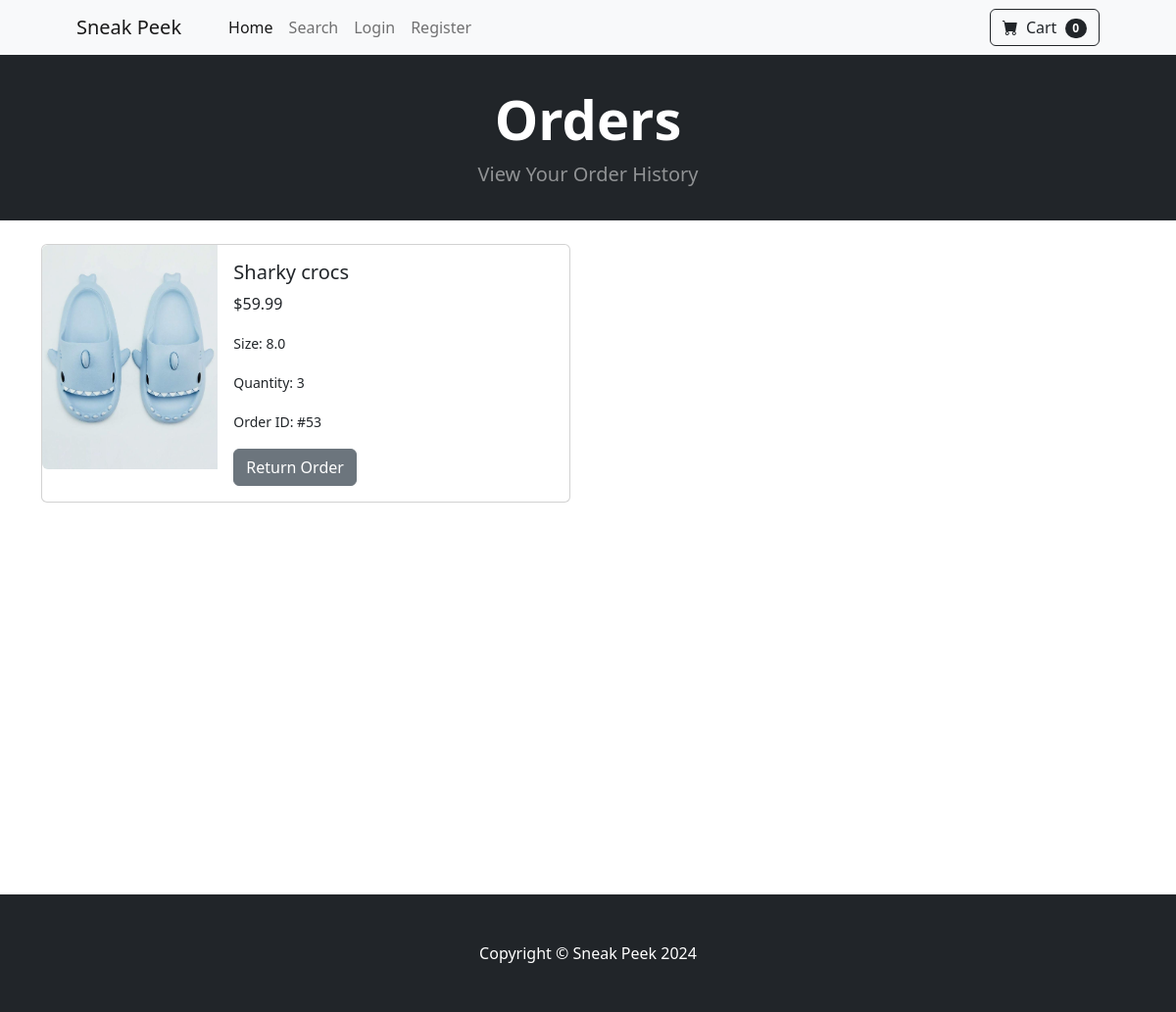
Screenshot of /orderhistory/18 with the database file from the repository.
### sneakpeek/models.py (models this page shows, shortened)
class OrderItem(models.Model):
    order = models.ForeignKey(Order, on_delete=models.CASCADE, null=True)
    product = models.ForeignKey(Product, on_delete=models.CASCADE, null=True, blank=True)
    customer = models.ForeignKey(User, on_delete=models.CASCADE)
    seller_id = models.IntegerField(default=1)
    size = models.DecimalField(max_digits=2, decimal_places=1, null=True)
    quantity = models.PositiveBigIntegerField(default=1)
    price = models.DecimalField(max_digits=7, decimal_places=2)

class Product(models.Model):
    name = models.CharField(max_length=100)
    price = models.DecimalField(default=0, decimal_places=2, max_digits=6)
    quantity = models.IntegerField(default=1)
    category = models.ForeignKey(Category, on_delete=models.CASCADE, default=1)
    seller = models.ForeignKey(User, on_delete=models.CASCADE, default=1)
    brand = models.CharField(max_length=100, null=True)
    description = models.CharField(max_length=250, default='', blank=True, null=True)
    image = models.ImageField(upload_to='uploads/product/')
    approved = models.BooleanField(null=True)

class Order(models.Model):
    customer = models.ForeignKey(User, on_delete=models.CASCADE, null=True, blank=True)
    shipping_full_name = models.CharField(max_length=250, null=True, blank=True)
    email = models.EmailField(max_length=50, null=True, blank=True)
    date_ordered = models.DateField(auto_now_add=True, null=True, blank=True)
    amount_paid = models.DecimalField(max_digits=7, decimal_places=2, default=0)
    shipping_address = models.TextField(max_length=2000, default='', blank=True)
    billing_full_name = models.CharField(max_length=250, null=True, blank=True)
    billing_address = models.TextField(max_length=2000, default='', blank=True)
    card_number = models.CharField(max_length = 16, default='', blank=True)

### sneakpeek/views.py (the view)
# urls.py: path('orderhistory/<int:pk>', views.order_history, name='orderhistory'),
def order_history(request,pk):
    current_user = User.objects.get(id=pk)
    user_orders = OrderItem.objects.filter(customer=current_user)
    return render(request, "order_history.html", {'user_orders': user_orders})

### cart/cart.py (called while the page is built)
    def __len__(self):
        return len(self.cart)

### cart/context_processors.py (called while the page is built)
def cart(request):
    return {'cart': Cart(request)}

### sneakpeek/templates/order_history.html (shortened to what this page needs)
{% extends 'base.html' %}
{% block content %}
        <header class="bg-dark py-3">
            <div class="container px-4 px-lg-5 my-3">
                <div class="text-center text-white">
                    <h1 class="display-4 fw-bolder">Orders</h1>
                    <p class="lead fw-normal text-white-50 mb-0">View Your Order History</p>
                </div>
            </div>
        </header>
        <br/>
        <div class="container">
        {% for order in user_orders %}
        <div class="card mb-3" style="max-width: 540px;">
            <div class="row g-0">
              <div class="col-md-4">
                <img src="{{ order.product.image.url }}" class="img-fluid rounded-start" alt="...">
              </div>
              <div class="col-md-8">
                <div class="card-body">
                  <h5 class="card-title">{{ order.product.name }}</h5>
                  <p class="card-text">${{ order.price }}</p>
                  <p class="card-text"><small class="text-body-secondary">Size: {{ order.size }}</small></p>
                  <p class="card-text"><small class="text-body-secondary">Quantity: {{ order.quantity }}</small></p>
                  <p class="card-text"><small class="text-body-secondary">Order ID: #{{ order.order.id }}</small></p>
                  {% if not user.is_staff %}
                    <a href="{% url 'return_request' order.id %}" class="btn btn-secondary">Return Order</a>
                  {% endif %}
                </div>
              </div>
            </div>
          </div>
          {% endfor %}
        </div>
{% endblock %}

### rows the page displays
OrderItem: product.image (picture), product.name "Sharky crocs", price "59.99", size "8.0", quantity "3", order.id "53"

### other values shown
{{ cart|length }} "0"
